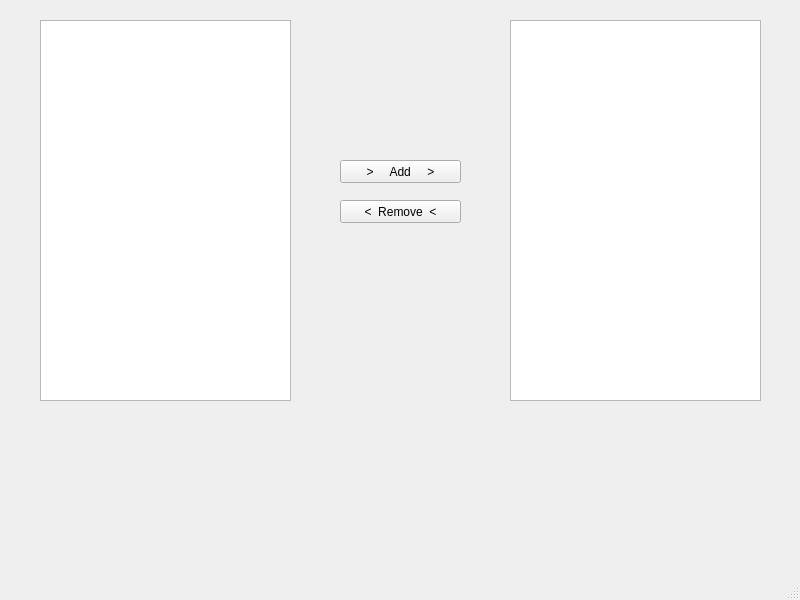
<?xml version="1.0" encoding="UTF-8"?>
<ui version="4.0">
 <class>MainWindow</class>
 <widget class="QMainWindow" name="MainWindow">
  <property name="geometry">
   <rect>
    <x>0</x>
    <y>0</y>
    <width>800</width>
    <height>600</height>
   </rect>
  </property>
  <property name="windowTitle">
   <string>MainWindow</string>
  </property>
  <widget class="QWidget" name="centralwidget">
   <widget class="QListWidget" name="MainList">
    <property name="geometry">
     <rect>
      <x>40</x>
      <y>20</y>
      <width>251</width>
      <height>381</height>
     </rect>
    </property>
   </widget>
   <widget class="QListWidget" name="UserList">
    <property name="geometry">
     <rect>
      <x>510</x>
      <y>20</y>
      <width>251</width>
      <height>381</height>
     </rect>
    </property>
   </widget>
   <widget class="QPushButton" name="AddButton">
    <property name="geometry">
     <rect>
      <x>340</x>
      <y>160</y>
      <width>121</width>
      <height>23</height>
     </rect>
    </property>
    <property name="text">
     <string>&gt;     Add     &gt;</string>
    </property>
   </widget>
   <widget class="QPushButton" name="RemoveButton">
    <property name="geometry">
     <rect>
      <x>340</x>
      <y>200</y>
      <width>121</width>
      <height>23</height>
     </rect>
    </property>
    <property name="text">
     <string>&lt;  Remove  &lt;</string>
    </property>
   </widget>
  </widget>
  <widget class="QMenuBar" name="menubar">
   <property name="geometry">
    <rect>
     <x>0</x>
     <y>0</y>
     <width>800</width>
     <height>21</height>
    </rect>
   </property>
  </widget>
  <widget class="QStatusBar" name="statusbar"/>
 </widget>
 <resources/>
 <connections/>
</ui>
